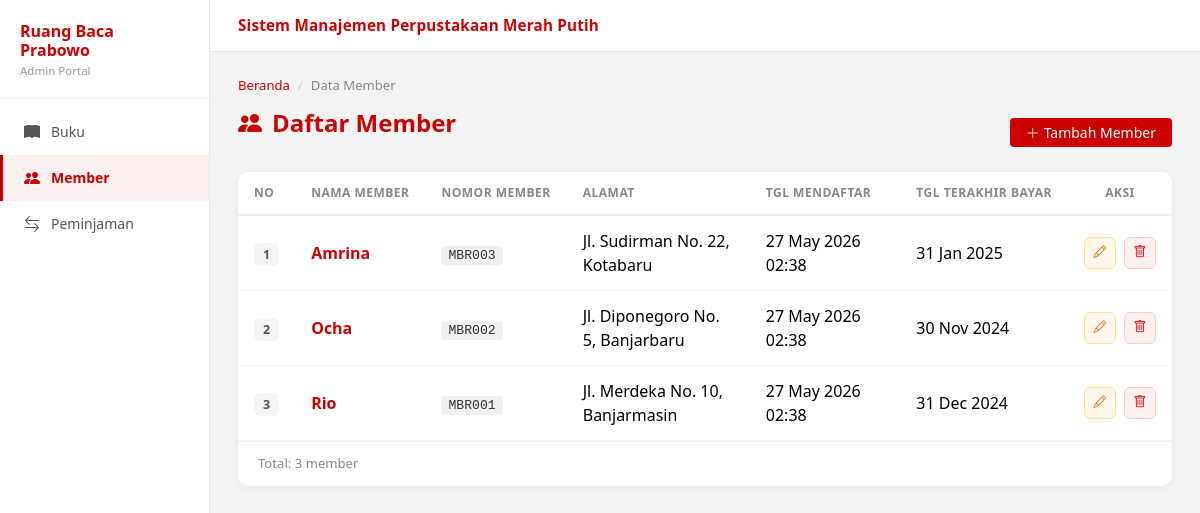
The page /Member.php on the database its author committed.
### tables this page shows
CREATE TABLE IF NOT EXISTS member (
    id_member     INT AUTO_INCREMENT PRIMARY KEY,
    nama_member   VARCHAR(250) NOT NULL,
    nomor_member  VARCHAR(15)  NOT NULL UNIQUE,
    alamat        TEXT,
    tgl_mendaftar DATETIME,
    tgl_terkahir_bayar DATE
);

### Model.php (called while the page is built, shortened)
<?php
function getAllMember(): mysqli_result {
    $conn = getKoneksi();
    $result = mysqli_query($conn, "SELECT * FROM member ORDER BY id_member DESC");
    return $result;
}

### Member.php (the view, shortened to what this page needs)
<?php
require_once 'Model.php';
$dataMember = getAllMember();
include '_layout.php';
?>
        <nav aria-label="breadcrumb">
            <ol class="breadcrumb">
                <li class="breadcrumb-item"><a href="Member.php">Beranda</a></li>
                <li class="breadcrumb-item active">Data Member</li>
            </ol>
        </nav>
        <div class="d-flex align-items-center justify-content-between mb-3">
            <h4 class="page-title"><i class="bi bi-people-fill"></i> Daftar Member</h4>
            <a href="FormMember.php" class="btn btn-merah btn-sm px-3">
                <i class="bi bi-plus-lg me-1"></i>Tambah Member
            </a>
        </div>
        <div class="content-card">
            <div class="table-responsive">
                <table class="table">
                    <thead>
                        <tr>
                            <th style="width:52px">No</th>
                            <th>Nama Member</th>
                            <th>Nomor Member</th>
                            <th>Alamat</th>
                            <th>Tgl Mendaftar</th>
                            <th>Tgl Terakhir Bayar</th>
                            <th class="text-center" style="width:90px">Aksi</th>
                        </tr>
                    </thead>
                    <tbody>
                    <?php
                    $no = 1;
                    if (mysqli_num_rows($dataMember) > 0):
                        while ($row = mysqli_fetch_assoc($dataMember)): ?>
                        <tr>
                            <td><span class="badge-no"><?= $no++ ?></span></td>
                            <td><a class="nama-link"><?= htmlspecialchars($row['nama_member']) ?></a></td>
                            <td><code><?= htmlspecialchars($row['nomor_member']) ?></code></td>
                            <td><?= htmlspecialchars($row['alamat'] ?? '—') ?></td>
                            <td><?= $row['tgl_mendaftar'] ? date('d M Y H:i', strtotime($row['tgl_mendaftar'])) : '—' ?></td>
                            <td><?= $row['tgl_terkahir_bayar'] ? date('d M Y', strtotime($row['tgl_terkahir_bayar'])) : '—' ?></td>
                            <td>
                                <div class="d-flex gap-2 justify-content-center">
                                    <a href="FormMember.php?id=<?= $row['id_member'] ?>" class="btn btn-icon-edit" title="Edit">
                                        <i class="bi bi-pencil" style="font-size:.8rem"></i>
                                    </a>
                                    <a href="Member.php?action=delete&id=<?= $row['id_member'] ?>"
                                       class="btn btn-icon-del" title="Hapus"
                                       onclick="return confirm('Hapus member <?= htmlspecialchars(addslashes($row['nama_member'])) ?>?')">
                                        <i class="bi bi-trash" style="font-size:.8rem"></i>
                                    </a>
                                </div>
                            </td>
                        </tr>
                    <?php endwhile; else: ?>
                        <tr><td colspan="7" class="text-center py-5 text-muted">
                            <i class="bi bi-inbox fs-2 d-block mb-2"></i>Belum ada data member.
                        </td></tr>
                    <?php endif; ?>
                    </tbody>
                </table>
            </div>
            <div class="content-card-footer">
                <span>Total: <?= mysqli_num_rows($dataMember) ?> member</span>
            </div>
        </div>
    </div>
</div>
</body></html>

### _layout.php (style rules this page uses)
:root { --merah: #cc0000; --merah-dark: #990000; --merah-light: #fff0f0; --sidebar-w: 210px; }
* { box-sizing: border-box; }
body { background: #f4f4f4; font-family: 'Segoe UI', sans-serif; margin: 0; }
.content-card { background: #fff; border-radius: 10px; box-shadow: 0 1px 6px rgba(0,0,0,.07); overflow: hidden; }
.content-card-footer { padding: 12px 20px; border-top: 1px solid #f0f0f0; font-size: .82rem; color: #888; display: flex; align-items: center; justify-content: space-between; }
.table { margin: 0; }
.table thead th { background: #fff; color: #888; font-size: .75rem; text-transform: uppercase; letter-spacing: .5px; font-weight: 700; border-bottom: 2px solid #f0f0f0; padding: 12px 16px; white-space: nowrap; }
.table tbody td { padding: 13px 16px; vertical-align: middle; border-color: #f5f5f5; }
.btn-merah { background: var(--merah); color: #fff; border: none; }
.btn-icon-edit { background: #fff7ed; color: #d97706; border: 1px solid #fde68a; width:32px;height:32px;padding:0;border-radius:6px; }
.btn-icon-del { background: #fff0f0; color: var(--merah); border: 1px solid #fecaca; width:32px;height:32px;padding:0;border-radius:6px; }
.badge-no { background:#f5f5f5; color:#555; border-radius:6px; font-size:.78rem; padding:3px 9px; font-weight:600; }
.nama-link { color: var(--merah); font-weight: 600; text-decoration: none; }
.breadcrumb { font-size:.82rem; margin-bottom:14px; }
.breadcrumb-item a { color: var(--merah); text-decoration:none; }
.breadcrumb-item.active { color:#888; }
.breadcrumb-item + .breadcrumb-item::before { color:#ccc; }
.page-title { font-size:1.5rem; font-weight:800; color:var(--merah); margin:0 0 18px; display:flex; align-items:center; gap:10px; }
.page-title i { color:var(--merah); }
code { background:#f0f0f0; color:#333; padding:2px 7px; border-radius:4px; font-size:.82rem; }

### rows shown on the page
member: nama_member "Amrina", nomor_member "MBR003", alamat "Jl. Sudirman No. 22, Kotabaru", tgl_mendaftar "27 May 2026 02:38", tgl_terkahir_bayar "31 Jan 2025"
member: nama_member "Ocha", nomor_member "MBR002", alamat "Jl. Diponegoro No. 5, Banjarbaru", tgl_mendaftar "27 May 2026 02:38", tgl_terkahir_bayar "30 Nov 2024"
member: nama_member "Rio", nomor_member "MBR001", alamat "Jl. Merdeka No. 10, Banjarmasin", tgl_mendaftar "27 May 2026 02:38", tgl_terkahir_bayar "31 Dec 2024"

### other values the page prints
mysqli_num_rows($dataMember) "3"
